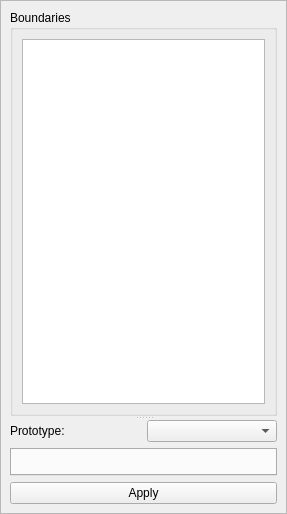
<?xml version="1.0" encoding="UTF-8"?>
<ui version="4.0">
 <class>bcUI</class>
 <widget class="QScrollArea" name="bcUI">
  <property name="geometry">
   <rect>
    <x>0</x>
    <y>0</y>
    <width>287</width>
    <height>514</height>
   </rect>
  </property>
  <property name="font">
   <font>
    <pointsize>9</pointsize>
   </font>
  </property>
  <property name="windowTitle">
   <string>ScrollArea</string>
  </property>
  <property name="widgetResizable">
   <bool>true</bool>
  </property>
  <widget class="QWidget" name="scrollAreaWidgetContents">
   <property name="geometry">
    <rect>
     <x>0</x>
     <y>0</y>
     <width>285</width>
     <height>512</height>
    </rect>
   </property>
   <layout class="QVBoxLayout" name="verticalLayout_2">
    <item>
     <widget class="QSplitter" name="splitter">
      <property name="orientation">
       <enum>Qt::Vertical</enum>
      </property>
      <widget class="QGroupBox" name="groupBox">
       <property name="title">
        <string>Boundaries</string>
       </property>
       <layout class="QVBoxLayout" name="verticalLayout">
        <item>
         <widget class="QListWidget" name="listWidget"/>
        </item>
       </layout>
      </widget>
      <widget class="QWidget" name="">
       <layout class="QGridLayout" name="gridLayout">
        <item row="0" column="0">
         <widget class="QLabel" name="label">
          <property name="text">
           <string>Prototype:</string>
          </property>
         </widget>
        </item>
        <item row="0" column="1">
         <widget class="QComboBox" name="comboBox"/>
        </item>
        <item row="1" column="0" colspan="2">
         <widget class="QTabWidget" name="tabWidget">
          <property name="currentIndex">
           <number>-1</number>
          </property>
         </widget>
        </item>
       </layout>
      </widget>
     </widget>
    </item>
    <item>
     <widget class="QPushButton" name="pushButton">
      <property name="text">
       <string>Apply</string>
      </property>
      <property name="icon">
       <iconset>
        <normaloff>images/fromHelyx/save16.png</normaloff>images/fromHelyx/save16.png</iconset>
      </property>
     </widget>
    </item>
   </layout>
  </widget>
 </widget>
 <resources/>
 <connections>
  <connection>
   <sender>listWidget</sender>
   <signal>itemSelectionChanged()</signal>
   <receiver>bcUI</receiver>
   <slot>changeSelection()</slot>
   <hints>
    <hint type="sourcelabel">
     <x>156</x>
     <y>135</y>
    </hint>
    <hint type="destinationlabel">
     <x>279</x>
     <y>198</y>
    </hint>
   </hints>
  </connection>
  <connection>
   <sender>comboBox</sender>
   <signal>currentIndexChanged(QString)</signal>
   <receiver>bcUI</receiver>
   <slot>changePrototype()</slot>
   <hints>
    <hint type="sourcelabel">
     <x>197</x>
     <y>302</y>
    </hint>
    <hint type="destinationlabel">
     <x>108</x>
     <y>241</y>
    </hint>
   </hints>
  </connection>
  <connection>
   <sender>pushButton</sender>
   <signal>pressed()</signal>
   <receiver>bcUI</receiver>
   <slot>saveBCs()</slot>
   <hints>
    <hint type="sourcelabel">
     <x>138</x>
     <y>484</y>
    </hint>
    <hint type="destinationlabel">
     <x>280</x>
     <y>486</y>
    </hint>
   </hints>
  </connection>
 </connections>
 <slots>
  <slot>changeSelection()</slot>
  <slot>changePrototype()</slot>
  <slot>saveBCs()</slot>
 </slots>
</ui>
